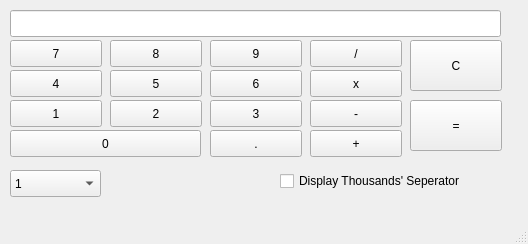
<?xml version="1.0" encoding="UTF-8"?>
<ui version="4.0">
 <class>MainWindow</class>
 <widget class="QMainWindow" name="MainWindow">
  <property name="geometry">
   <rect>
    <x>0</x>
    <y>0</y>
    <width>528</width>
    <height>244</height>
   </rect>
  </property>
  <property name="windowTitle">
   <string>MainWindow</string>
  </property>
  <widget class="QWidget" name="centralwidget">
   <widget class="QPushButton" name="seven">
    <property name="geometry">
     <rect>
      <x>10</x>
      <y>40</y>
      <width>92</width>
      <height>27</height>
     </rect>
    </property>
    <property name="text">
     <string>7</string>
    </property>
   </widget>
   <widget class="QPushButton" name="four">
    <property name="geometry">
     <rect>
      <x>10</x>
      <y>70</y>
      <width>92</width>
      <height>27</height>
     </rect>
    </property>
    <property name="text">
     <string>4</string>
    </property>
   </widget>
   <widget class="QPushButton" name="one">
    <property name="geometry">
     <rect>
      <x>10</x>
      <y>100</y>
      <width>92</width>
      <height>27</height>
     </rect>
    </property>
    <property name="text">
     <string>1</string>
    </property>
   </widget>
   <widget class="QPushButton" name="eight">
    <property name="geometry">
     <rect>
      <x>110</x>
      <y>40</y>
      <width>92</width>
      <height>27</height>
     </rect>
    </property>
    <property name="text">
     <string>8</string>
    </property>
   </widget>
   <widget class="QPushButton" name="two">
    <property name="geometry">
     <rect>
      <x>110</x>
      <y>100</y>
      <width>92</width>
      <height>27</height>
     </rect>
    </property>
    <property name="text">
     <string>2</string>
    </property>
   </widget>
   <widget class="QPushButton" name="six">
    <property name="geometry">
     <rect>
      <x>210</x>
      <y>70</y>
      <width>92</width>
      <height>27</height>
     </rect>
    </property>
    <property name="text">
     <string>6</string>
    </property>
   </widget>
   <widget class="QPushButton" name="nine">
    <property name="geometry">
     <rect>
      <x>210</x>
      <y>40</y>
      <width>92</width>
      <height>27</height>
     </rect>
    </property>
    <property name="text">
     <string>9</string>
    </property>
   </widget>
   <widget class="QPushButton" name="three">
    <property name="geometry">
     <rect>
      <x>210</x>
      <y>100</y>
      <width>92</width>
      <height>27</height>
     </rect>
    </property>
    <property name="text">
     <string>3</string>
    </property>
   </widget>
   <widget class="QPushButton" name="mul">
    <property name="geometry">
     <rect>
      <x>310</x>
      <y>70</y>
      <width>92</width>
      <height>27</height>
     </rect>
    </property>
    <property name="text">
     <string>x</string>
    </property>
   </widget>
   <widget class="QPushButton" name="div">
    <property name="geometry">
     <rect>
      <x>310</x>
      <y>40</y>
      <width>92</width>
      <height>27</height>
     </rect>
    </property>
    <property name="text">
     <string>/</string>
    </property>
   </widget>
   <widget class="QPushButton" name="minus">
    <property name="geometry">
     <rect>
      <x>310</x>
      <y>100</y>
      <width>92</width>
      <height>27</height>
     </rect>
    </property>
    <property name="text">
     <string>-</string>
    </property>
   </widget>
   <widget class="QPushButton" name="add">
    <property name="geometry">
     <rect>
      <x>310</x>
      <y>130</y>
      <width>92</width>
      <height>27</height>
     </rect>
    </property>
    <property name="text">
     <string>+</string>
    </property>
   </widget>
   <widget class="QPushButton" name="dot">
    <property name="geometry">
     <rect>
      <x>210</x>
      <y>130</y>
      <width>92</width>
      <height>27</height>
     </rect>
    </property>
    <property name="text">
     <string>.</string>
    </property>
   </widget>
   <widget class="QPushButton" name="zero">
    <property name="geometry">
     <rect>
      <x>10</x>
      <y>130</y>
      <width>191</width>
      <height>27</height>
     </rect>
    </property>
    <property name="text">
     <string>0</string>
    </property>
   </widget>
   <widget class="QLineEdit" name="line">
    <property name="geometry">
     <rect>
      <x>10</x>
      <y>10</y>
      <width>491</width>
      <height>27</height>
     </rect>
    </property>
    <property name="layoutDirection">
     <enum>Qt::RightToLeft</enum>
    </property>
   </widget>
   <widget class="QPushButton" name="clear">
    <property name="geometry">
     <rect>
      <x>410</x>
      <y>40</y>
      <width>92</width>
      <height>51</height>
     </rect>
    </property>
    <property name="text">
     <string>C</string>
    </property>
   </widget>
   <widget class="QPushButton" name="equals">
    <property name="geometry">
     <rect>
      <x>410</x>
      <y>100</y>
      <width>92</width>
      <height>51</height>
     </rect>
    </property>
    <property name="text">
     <string>=</string>
    </property>
   </widget>
   <widget class="QCheckBox" name="thousands">
    <property name="geometry">
     <rect>
      <x>280</x>
      <y>170</y>
      <width>221</width>
      <height>22</height>
     </rect>
    </property>
    <property name="text">
     <string>Display Thousands' Seperator</string>
    </property>
   </widget>
   <widget class="QComboBox" name="comboBox">
    <property name="geometry">
     <rect>
      <x>10</x>
      <y>170</y>
      <width>91</width>
      <height>27</height>
     </rect>
    </property>
    <item>
     <property name="text">
      <string>1</string>
     </property>
    </item>
    <item>
     <property name="text">
      <string>2</string>
     </property>
    </item>
    <item>
     <property name="text">
      <string>3</string>
     </property>
    </item>
    <item>
     <property name="text">
      <string>4</string>
     </property>
    </item>
    <item>
     <property name="text">
      <string>5</string>
     </property>
    </item>
   </widget>
   <widget class="QPushButton" name="five">
    <property name="geometry">
     <rect>
      <x>110</x>
      <y>70</y>
      <width>92</width>
      <height>27</height>
     </rect>
    </property>
    <property name="text">
     <string>5</string>
    </property>
   </widget>
  </widget>
  <widget class="QMenuBar" name="menubar">
   <property name="geometry">
    <rect>
     <x>0</x>
     <y>0</y>
     <width>528</width>
     <height>25</height>
    </rect>
   </property>
  </widget>
  <widget class="QStatusBar" name="statusbar"/>
 </widget>
 <resources/>
 <connections/>
</ui>
